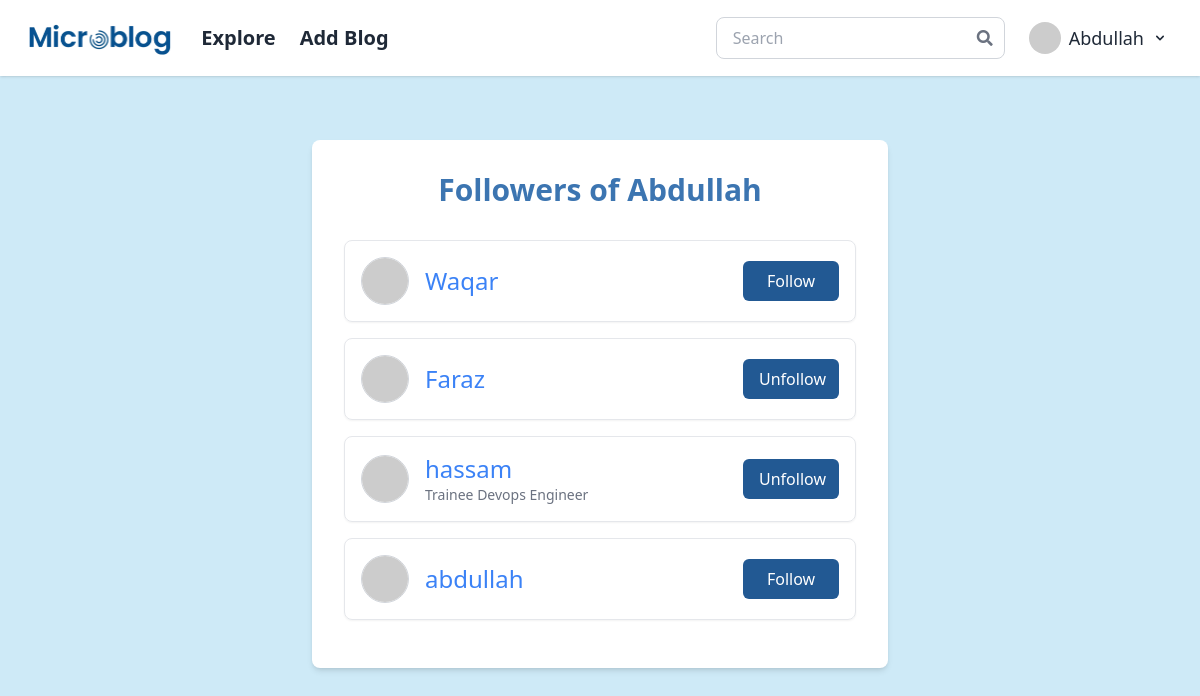
Page /followers_list/Abdullah (signed in) on the earlier database version.
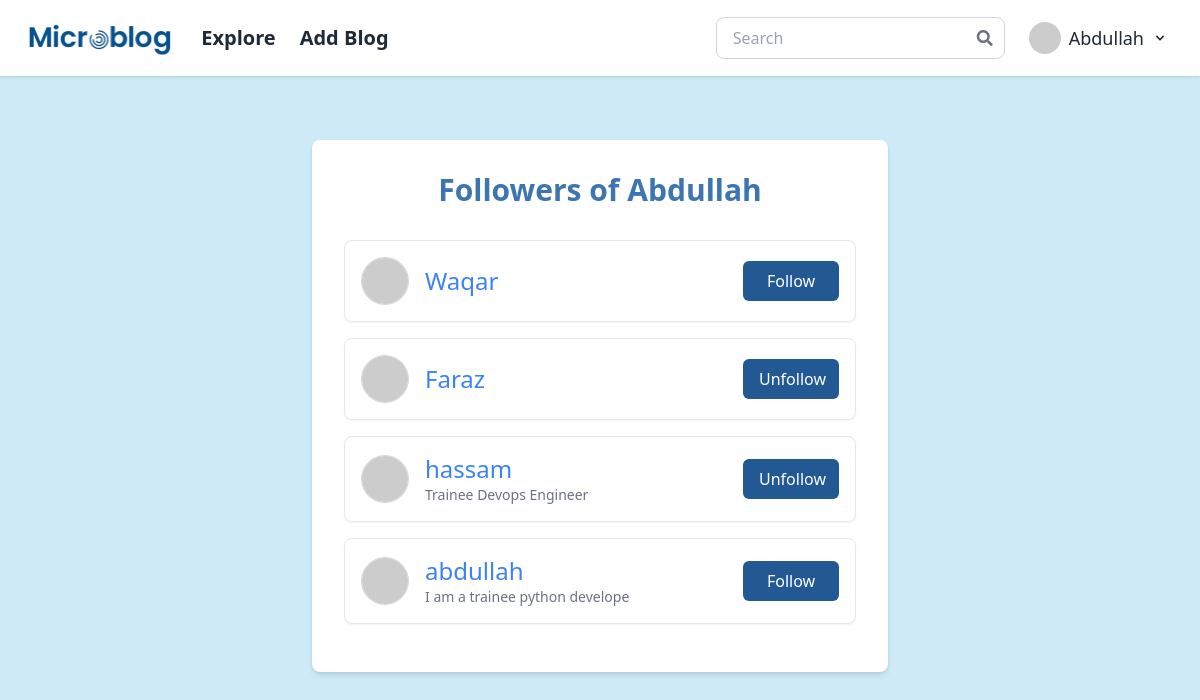
Same page on the later database version.
### app/models.py (models this page shows, shortened)
class User(UserMixin, db.Model):
    id: so.Mapped[int] = so.mapped_column(primary_key=True)
    username: so.Mapped[str] = so.mapped_column(sa.String(64), index=True, unique=True)
    email: so.Mapped[str] = so.mapped_column(sa.String(120), index=True, unique=True)
    password_hash: so.Mapped[Optional[str]] = so.mapped_column(sa.String(256))
    posts: so.WriteOnlyMapped['Post'] = so.relationship(back_populates='author', cascade='all, delete-orphan', passive_deletes=True)
    comments: so.WriteOnlyMapped['Comment'] = so.relationship(back_populates='author', cascade='all, delete-orphan', passive_deletes=True)
    about_me: so.Mapped[Optional[str]] = so.mapped_column(sa.String(140))
    last_seen: so.Mapped[Optional[datetime]] = so.mapped_column(default=lambda: datetime.now(timezone.utc))
    following: so.WriteOnlyMapped['User'] = so.relationship(secondary=followers, primaryjoin=(followers.c.follower_id == id),
                                                            secondaryjoin=(followers.c.followed_id == id), back_populates='followers', passive_deletes=True)
    followers: so.WriteOnlyMapped['User'] = so.relationship(secondary=followers, primaryjoin=(followers.c.followed_id == id),
                                                            secondaryjoin=(followers.c.follower_id == id), back_populates='following', passive_deletes=True)
    def avatar(self, size):
        digest = md5(self.email.lower().encode('utf-8')).hexdigest()
        return f'https://www.gravatar.com/avatar/{digest}?d=identicon&s={size}'
    def is_following(self, user):
        query = self.following.select().where(User.id == user.id)
        return db.session.scalar(query) is not None
    def get_followers_users(self):
        followers_users = (
            db.session.query(User)
            .join(followers, User.id == followers.c.follower_id)
            .filter(followers.c.followed_id == self.id)
            .all()
        )
        return followers_users

### app/main/routes.py (the view)
@bp.route('/followers_list/<username>')
@login_required
def followers_list(username):
    user = db.session.scalar(sa.select(User).where(User.username == username))
    list = user.get_followers_users()
    return render_template('followers.html', user=user, list=list)

### app/main/forms.py
class SearchForm(FlaskForm):
    searched = StringField('Searched', validators=[DataRequired()])
    submit = SubmitField('Submit')

### app/main/routes.py (called while the page is built)
@bp.before_request
def before_request():
    if current_user.is_authenticated:
        current_user.last_seen = datetime.now(timezone.utc)
        db.session.commit()

@bp.context_processor
def inject_search_form():
    return dict(form=SearchForm())

### app/models.py (called while the page is built)
@login.user_loader
def load_user(id):
    return db.session.get(User, int(id))

### app/templates/followers.html (shortened to what this page needs)
{% extends 'new_base.html' %}
{% block content %}
<div class="flex min-h-full flex-col justify-center px-2 py-4 sm:px-6 sm:py-12">
    <div class="bg-white shadow-md rounded-lg p-4 sm:p-8 w-full max-w-xl mx-auto">
        <h1 class="text-2xl sm:text-3xl font-bold mb-4 sm:mb-8 text-center text-[#3C75B1]">Followers of {{ user.username }}</h1>
        {% if list %}
        <ul>
            {% for follower in list %}
            <li class="flex flex-col sm:flex-row items-start sm:items-center justify-between p-3 sm:p-4 border border-gray-200 rounded-lg shadow-sm hover:bg-blue-100 mb-4">
                <a href="{{ url_for('main.user', username=follower.username) }}" class="flex items-center text-blue-500 hover:text-blue-700 mb-2 sm:mb-0">
                    <img src="{{ follower.avatar(100) }}" class="w-10 h-10 sm:w-12 sm:h-12 rounded-full border border-gray-300">
                    <div class="ml-3 sm:ml-4">
                        <span class="block text-lg sm:text-2xl">{{ follower.username }}</span>
                        {% if follower.about_me %}
                        <span class="block text-xs sm:text-sm text-gray-500">{{ follower.about_me[:30] }}</span>
                        {% endif %}
                    </div>
                </a>
                <div class="w-full sm:w-auto mt-2 sm:mt-0">
                    {% if current_user.is_following(follower) %}
                    <form action="{{ url_for('main.unfollow', username=follower.username) }}" method="post" class="w-full sm:w-auto">
                        <input type="submit" value="Unfollow" class="bg-[#225993] text-white px-4 py-2 rounded-md hover:bg-[#1B487A] w-full sm:w-24 text-sm sm:text-base">
                    </form>
                    {% else %}
                    <form action="{{ url_for('main.follow', username=follower.username) }}" method="post" class="w-full sm:w-auto">
                        <input type="submit" value="Follow" class="bg-[#225993] text-white px-4 py-2 rounded-md hover:bg-[#1B487A] w-full sm:w-24 text-sm sm:text-base">
                    </form>
                    {% endif %}
                </div>
            </li>
            {% endfor %}
            {% else %}
            <p class="text-center text-gray-500">No followers yet.</p>
            {% endif %}
        </ul>
    </div>
</div>
{% endblock %}

### app/templates/new_base.html (shortened to what this page needs)
<!DOCTYPE html>
<html lang="en">
<head>
    <script src="https://cdn.tailwindcss.com"></script>
    <link rel="stylesheet" href="https://cdnjs.cloudflare.com/ajax/libs/font-awesome/5.15.4/css/all.min.css">
    <link href="https://cdn.jsdelivr.net/npm/tailwindcss@2.2.19/dist/tailwind.min.css" rel="stylesheet">
</head>
<body class="bg-[#CEEAF7] text-gray-900">
    <nav class="bg-white shadow">
      <div class="container max-w-full w-full px-4 md:px-6 py-4 flex justify-between items-center">
          <div class="flex items-center space-x-6 mx-auto lg:mx-0">
              {% if not current_user.is_anonymous %}
              <a href="{{ url_for('main.index') }}" class="mt-1">
                <img class="w-15 h-10" src="{{ url_for('static', filename='images/Screenshot_2024-10-08_154426-removebg-preview_enhanced.png') }}" alt="Microblog">
              </a>
              {% else %}
              <a href="{{ url_for('main.explore') }}">
                <img class="w-15 h-10" src="{{ url_for('static', filename='images/Screenshot_2024-10-08_154426-removebg-preview_enhanced.png') }}" alt="Microblog">
              </a>
              {% endif %}
              {% if not current_user.is_anonymous %}
              <a class="text-xl font-semibold text-gray-800 hidden lg:inline-block" href="{{ url_for('main.explore') }}">Explore</a>
              <a class="text-xl font-semibold text-gray-800 hidden lg:inline-block" href="{{ url_for('main.add_blog') }}">Add Blog</a>
              {% endif %}
          </div>
          <div class="hidden lg:flex items-center space-x-4">
              <form class="relative flex items-center w-full md:w-auto" method="POST" action="{{ url_for('main.search') }}" onsubmit="return ValidateSearch()">
                  <input type="search" name="searched" autocomplete="off" id="searched" class="w-full border border-gray-300 rounded-lg pl-4 pr-10 py-2 focus:outline-none" placeholder="Search">
                  <button type="submit" class="absolute right-3 inset-y-0 flex items-center text-gray-500 hover:text-gray-700">
                      <i class="fas fa-search"></i>
                  </button>
              </form>
              {% if not current_user.is_anonymous %}
              <div class="relative px-2">
                  <button id="dropdownButton" class="text-lg flex items-center space-x-2 text-gray-800 hover:text-gray-600 focus:outline-none" onclick="toggleDropdown()">
                      <img class="w-8 h-8 rounded-full" src="{{ current_user.avatar(50) }}" alt="User avatar">
                      <span>{{ current_user.username }}</span>
                      <svg class="w-4 h-4" fill="currentColor" viewBox="0 0 20 20" xmlns="http://www.w3.org/2000/svg">
                          <path fill-rule="evenodd" d="M5.293 7.293a1 1 0 011.414 0L10 10.586l3.293-3.293a1 1 0 111.414 1.414l-4 4a1 1 0 01-1.414 0l-4-4a1 1 0 010-1.414z" clip-rule="evenodd"></path>
                      </svg>
                  </button>
              </div>
              {% else %}
              <ul class="flex space-x-4">
                  <li><a class="text-gray-800 hover:text-gray-600" href="{{ url_for('auth.login') }}">Login</a></li>
              </ul>
              {% endif %}
          </div>
      </div>
    </nav>
    <div class="p-4">
        <div class="container mx-auto">
            {% block content %}{% endblock %}
        </div>
    </div>
</body>
</html>

Differences in the rows shown:
changed User "abdullah": about_me (not shown) → "I am a trainee python develope"
